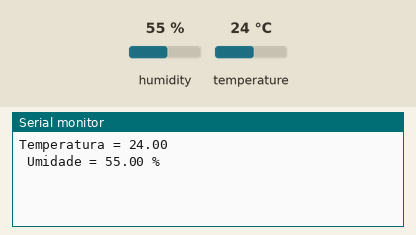
Simulated run of this sketch. Board: Arduino Uno, built with avr-gcc and run on an emulated ATmega328P. Parts: the last lines printed to the serial monitor. Inputs (shaded band) come from the test bench; at power-on: humidity 55 %, temperature 24 °C.

Above: at 2.2 s.
2.3 s: humidity set to 22 %
At 3.8 s:
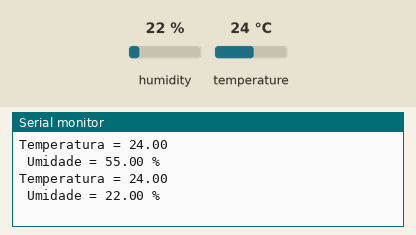
5.0 s: temperature set to 12 °C
At 6.2 s:
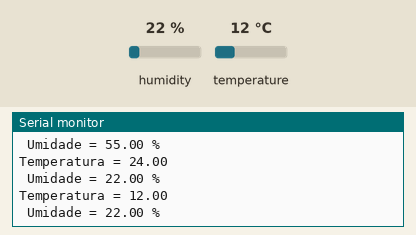
7.7 s: humidity set to 40 %
At 9.9 s:
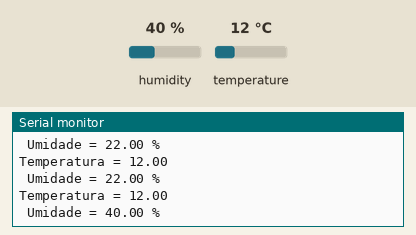
Timing chart, 0 to 11.4 s (numbered marks = the images above; inputs shaded):
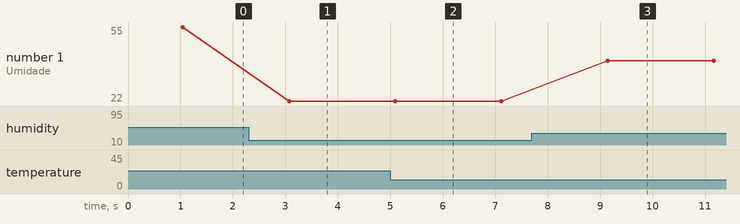

Measured:
- after the input at 2.3 s, the serial monitor: prints a new line after 0.77 s (image 1)
- after the input at 5.0 s, the serial monitor: prints a new line after 0.07 s (image 2)
- after the input at 7.7 s, the serial monitor: prints a new line after 1.4 s (image 3)
- plotted number 1: 55 → 22 after the input at 2.3 s, 22 → 40 after the input at 7.7 s

The sketch:

TEMP_DHT11.ino
```cpp
/**
   Criado por Paçoca Tech

   Youtube: https://www.youtube.com/channel/UCW6OP5j28zFsnKxpQ2v9CsA
   Instagram: http://instagram.com/pacocatech
   Github: http://github.com/pacocatech
   E-mail: pacocatech@gmail.com

   Biblioteca: http://hobbyist.co.nz/sites/default/files/WeatherStation/DHT.zip
   Manipulando sensor DHT11.
*/
#include <dht.h>
#define pinoSensor A1

//criamos o objeto que controla o sensor
dht DHT;

void setup()
{
  //iniciando o monitor serial
  Serial.begin(9600);

  //Aguardamos 1 segundo para começar a ler os dados do sensor
  delay(1000);
}
void loop()
{
  //iniciamos o objeto que irá controlar o sensor
  DHT.read11(pinoSensor);

  Serial.print("Temperatura = ");
  //recuperamos a informação de temperatura
  Serial.println(DHT.temperature);

  Serial.print(" Umidade = ");
  //recuperamos a informação de umidade
  Serial.print(DHT.humidity);
  Serial.println(" %  ");

  delay(2000);
}
```
